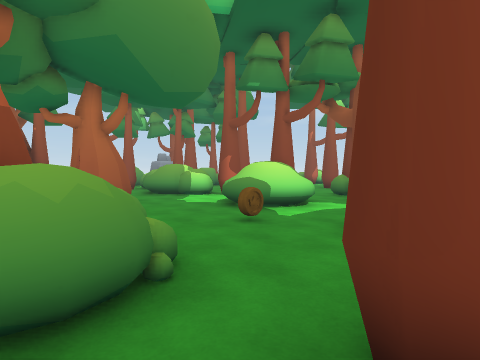
View 1 (above)

24 first-person views from a walk through a Unity game level. The camera is 1.3 m above the floor, tilts 2° down and sees 80° across. The floor is counted in squares, 1.42 m on a side. Each view is taken from the middle of a square. On the plan, view 1 faces up. The plan holds only what a view shows up to about 11 squares ahead; the rest is blank. The place goes on beyond the plan. The player character is not drawn. Door leaves are left out, so doorways stand open.

View 2
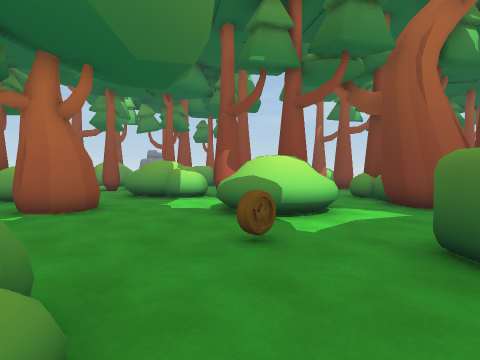

View 3
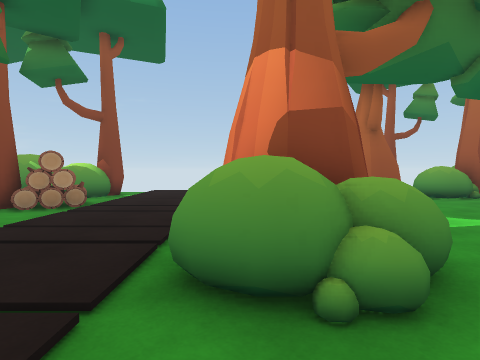

View 4
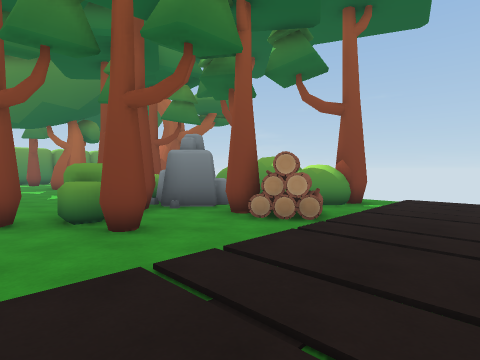

View 5
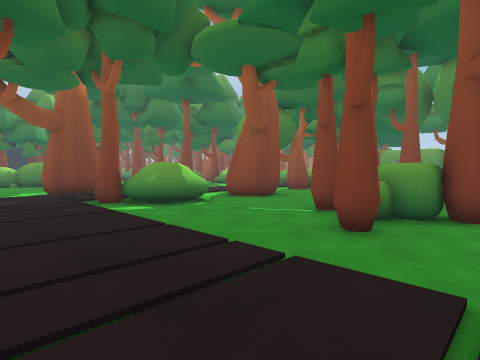

View 6
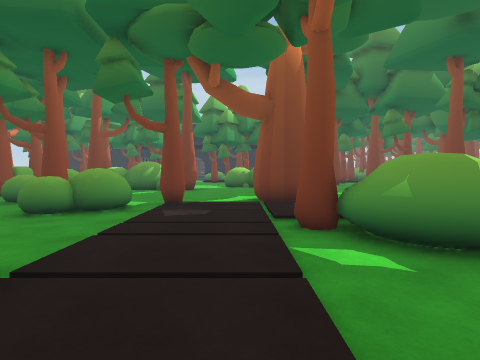

View 7
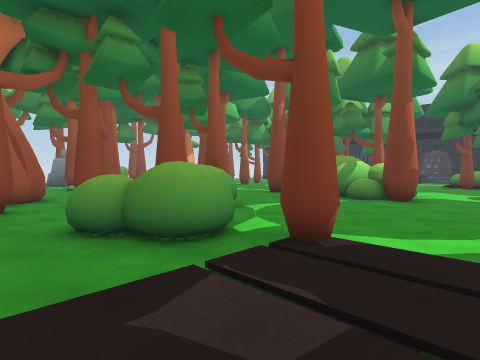

View 8
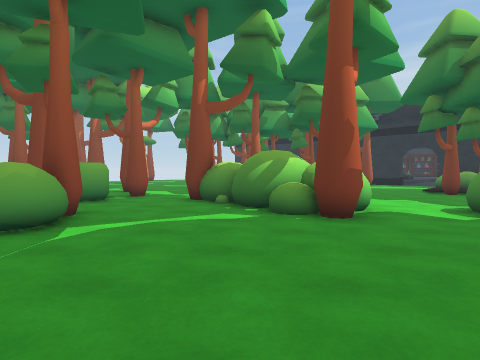

View 9
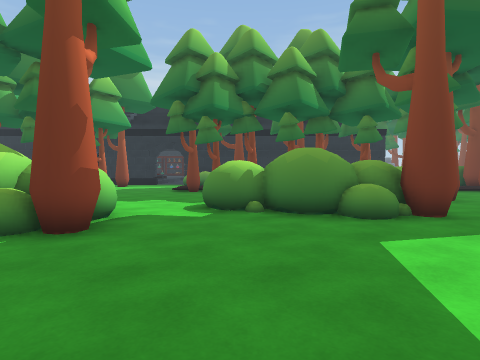

View 10
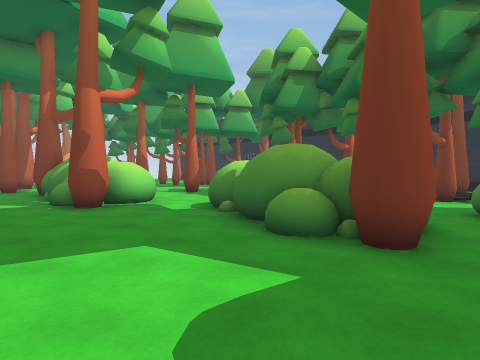

View 11
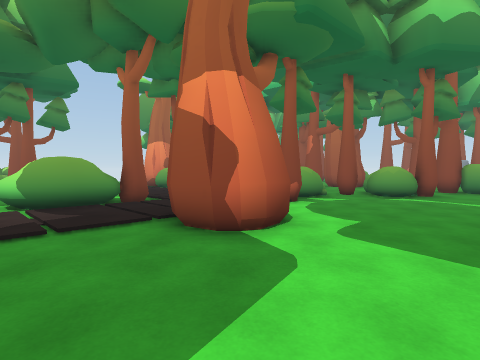

View 12
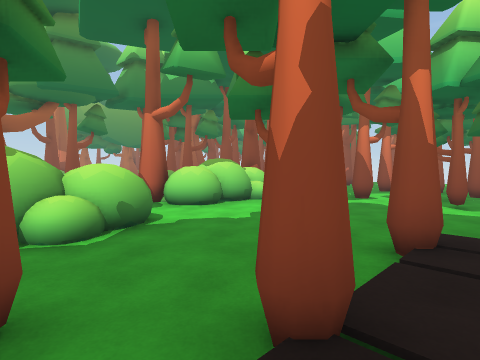

View 13
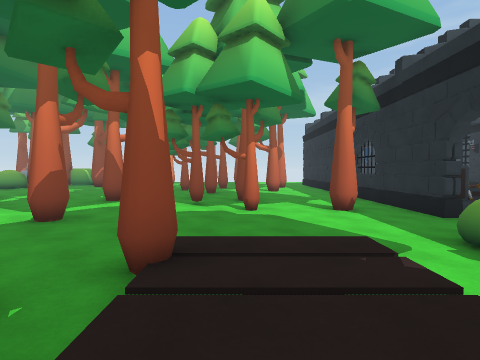

View 14
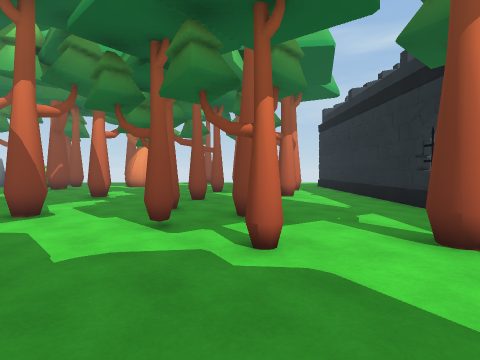

View 15
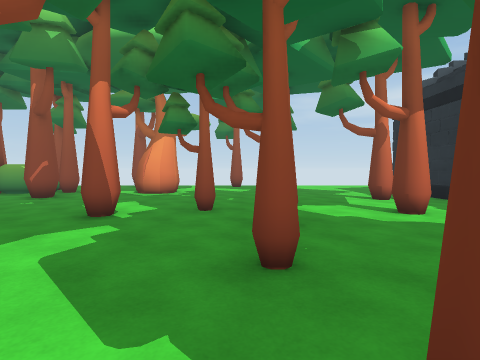

View 16
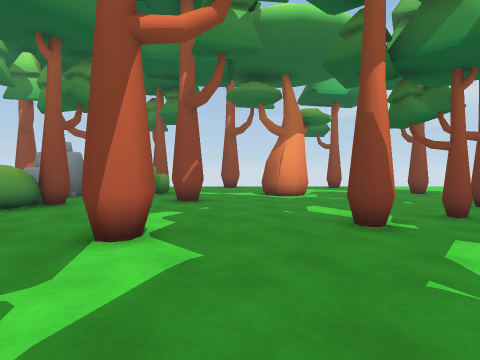

View 17
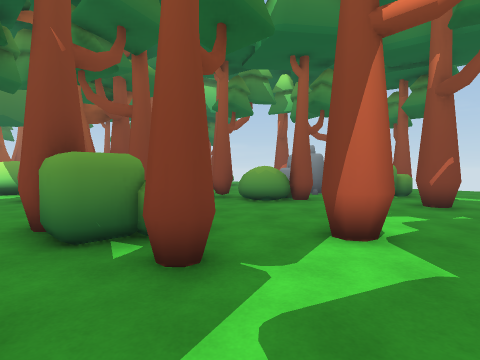

View 18
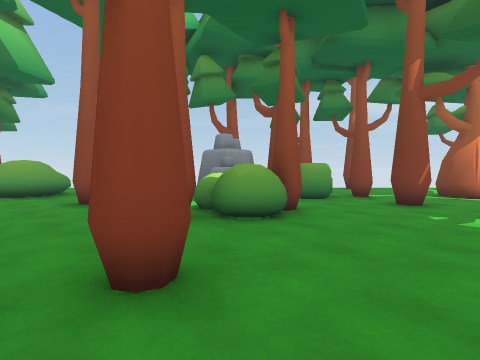

View 19
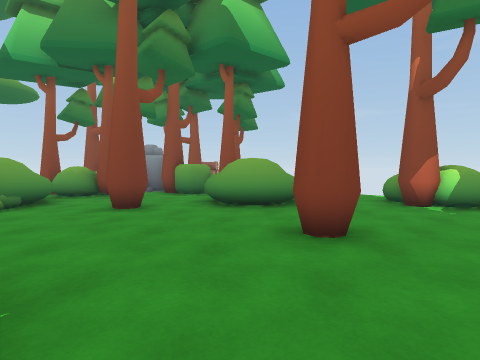

View 20
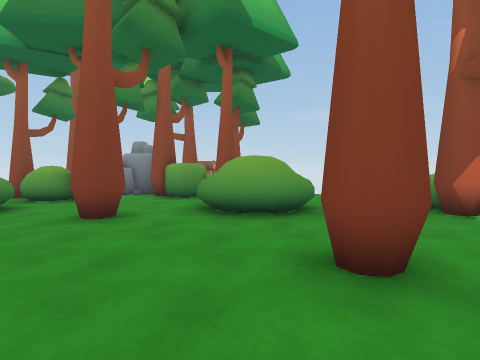

View 21
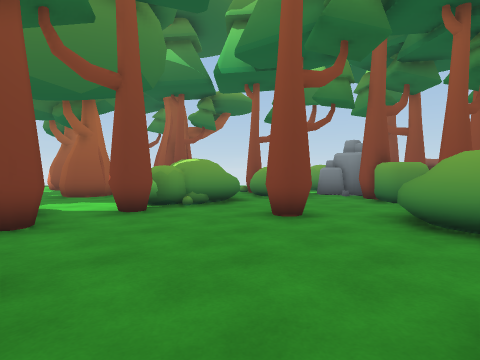

View 22
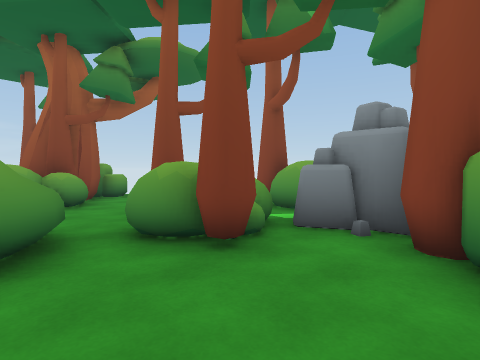

View 23
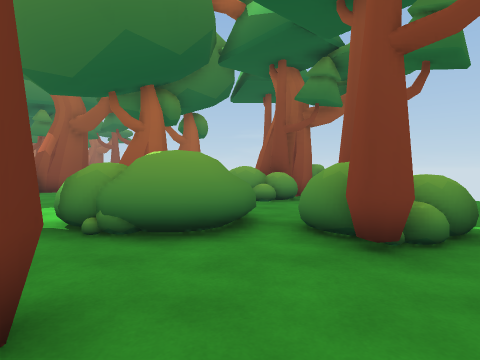

View 24
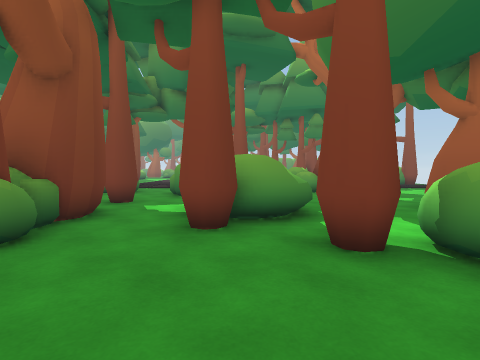

### Floor plan
Key: @ floor where view 1 was taken; # wall or solid block; x gap in a wall; . floor; / step, stairs or slope; = window, fence, low wall or low ledge; B bush; T tree; R rock; C crate; O other object.
Columns run from 10 left of view 1 to 28 right of it. Each row starts with its distance up from view 1.
 19      RR O   B....     x..
 18    O RR#B. BB....    BB#..# .. .#
 17  ##O.B.....BB.....RR#BB...##.......
 16    ..BB........#..RR................##
 15     #BB...#.......B #..#..........#.#
 14     ...B...........BB..........#....
 13   ....B B.........#B.........O.......#
 12 B..B..B BB#...B............#......#..
 11 B##BB ........#B.......#.......#....##
 10 B##BB .....B#.BB..#.................#
  9  BB..TT...BBB.##.....B.#......O.....=
  8  B....T...BBB.......#B......#...#...#
  7    ...........#x.   ...........O....#
  6    T .....O.......BB...#O..........##
  5      ........B...#BB...OOO......O....CO
  4         .....O..B#.....OOO..#......../
  3        ##B.....BBB.....OOO...........
  2       ##BB......BB.....#OO.....///.O
  1     .......#.....#.............#//.
  0 ..........@...............O...O///.
 -1 ..........................OO...#..
 -2 .../O.........T...##.....OOO.../.
 -3 #O.OO........BT...##.....OO .O. .
 -4  OO##..#....BBB..........OO   .# /#
 -5  OORR..B.....BB..........#O....///
 -6   ORRR#B#....x   .......... BBB

Where each view was taken, in squares from view 1:
view 1: 0 up, 0 right, facing up
view 2: 2 up, 0 right, facing up
view 3: 2 up, 1 right, facing left
view 4: 1 up, 1 left, facing down-left
view 5: 1 up, 5 left, facing down-right
view 6: 1 down, 1 left, facing right
view 7: 1 down, 4 right, facing up-right
view 8: 1 down, 8 right, facing up-right
view 9: 1 down, 9 right, facing right
view 10: 6 down, 11 right, facing up-right
view 11: 6 down, 12 right, facing up-left
view 12: 3 down, 22 right, facing up-left
view 13: 2 down, 22 right, facing up
view 14: 2 up, 22 right, facing up
view 15: 6 up, 20 right, facing up
view 16: 7 up, 15 right, facing up
view 17: 7 up, 15 right, facing up-left
view 18: 8 up, 9 right, facing up
view 19: 12 up, 7 right, facing up-left
view 20: 13 up, 6 right, facing up-left
view 21: 14 up, 6 right, facing left
view 22: 16 up, 0 right, facing left
view 23: 17 up, 0 right, facing down-left
view 24: 15 up, 1 right, facing down
